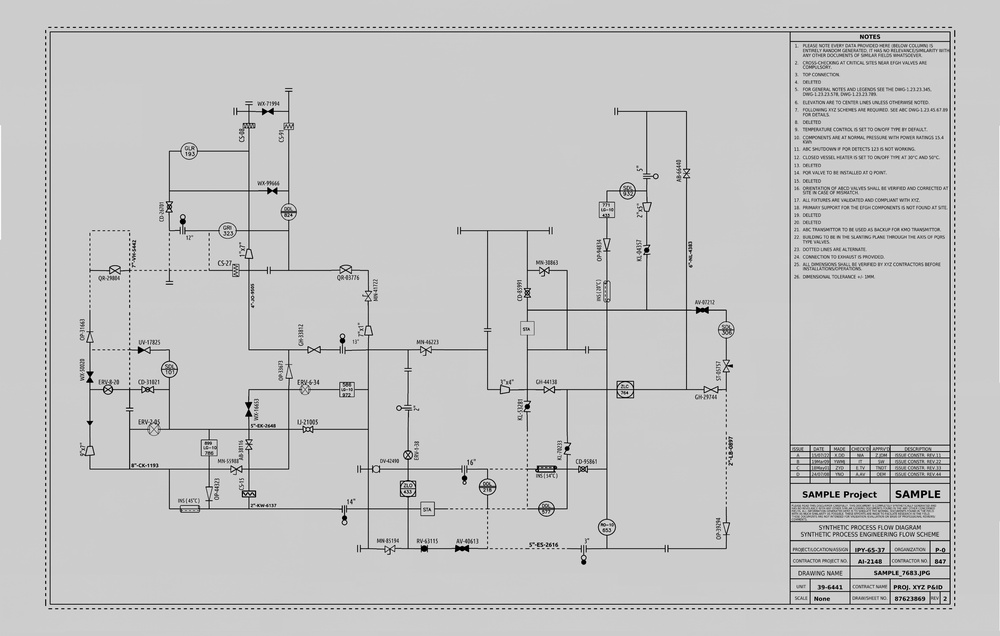
#> input picture images/0.jpg, 1000 x 636 px, shrunk from 7168 x 4561 before the run
$ python PID_ID_Shapes.py
#> lines starting #> are read from the running program, lines starting #| are printed output that depends on the picture; after the words box and inside, x2 and y2 are one past the last pixel; in counts of white or black regions, pixels touching at a corner belong together
#https://pbpython.com/python-word-template.html
#Import opencv for shape recognition
import cv2
#Import numpy for array manipulation
import numpy as np
#Import matplotlib for plotting
import matplotlib.pyplot as plt
#Import pandas for data manipulation
import pandas as pd
#Import os for file manipulation
import os
#Import sys for system manipulation
import sys
#Import re for regular expressions
import re
#Import datetime for date manipulation
import datetime

import tkinter as tk
from tkinter import filedialog
from tkinter import messagebox
class ShapeDetector:
	def __init__(self):
		pass
	def detect(self, c):
		# initialize the shape name and approximate the contour
		shape = "unidentified"
		peri = cv2.arcLength(c, True)
		approx = cv2.approxPolyDP(c, 0.04 * peri, True)
		# if the shape is a triangle, it will have 3 vertices
		if len(approx) == 3:
			shape = "triangle"
		# if the shape has 4 vertices, it is either a square or
		# a rectangle
		elif len(approx) == 4:
			# compute the bounding box of the contour and use the
			# bounding box to compute the aspect ratio
			(x, y, w, h) = cv2.boundingRect(approx)
			ar = w / float(h)
			# a square will have an aspect ratio that is approximately
			# equal to one, otherwise, the shape is a rectangle
			shape = "square" if ar >= 0.95 and ar <= 1.05 else "rectangle"
		# if the shape is a pentagon, it will have 5 vertices
		elif len(approx) == 5:
			shape = "pentagon"
		# otherwise, we assume the shape is a circle
		else:
			shape = "circle"
		# return the name of the shape
		return shape


#Define a function called "PreProcess" which is intended to take an image and convert it to grayscale, blur it, and threshold it
def PreProcess(image):
    #Convert the image to grayscale
    gray = cv2.cvtColor(image, cv2.COLOR_BGR2GRAY)
    #Blur the image
    blur = cv2.GaussianBlur(gray, (5, 5), 0)
    #Threshold the image
    thresh=cv2.adaptiveThreshold(blur,255,cv2.ADAPTIVE_THRESH_GAUSSIAN_C,cv2.THRESH_BINARY,11,2)
    #thresh = cv2.threshold(blur, 60, 255, cv2.THRESH_BINARY)[1]
    return thresh

#Set the path to the image
root = tk.Tk()
root.withdraw()
messagebox.showinfo("FHX Parser", "Please select the input pdf image")
file_path = filedialog.askopenfilename()
#> the answer given: images/0.jpg

#Break the image into a grid , with 50% overlap horizontally and vertically
#Load the image
image = cv2.imread(file_path)
#> image is the input picture: shape (636, 1000, 3); min 0, max 255, mean 197.3
#Get the height and width of the image
(h, w) = image.shape[:2]
#> h = 636; w = 1000
#Set the number of rows and columns
rows = 4
cols = 4
#Set the cell width and height
cellW = int(w / cols)
#> cellW = 250
cellH = int(h / rows)
#> cellH = 159
#Set the overlap
overlap = 0.5
#Set the horizontal and vertical overlap
overlapW = int(cellW * overlap)
#> overlapW = 125
overlapH = int(cellH * overlap)
#> overlapH = 79
#Set the number of horizontal and vertical cells
numX = int((w - overlapW) / (cellW - overlapW))
#> numX = 7
numY = int((h - overlapH) / (cellH - overlapH))
#> numY = 6
#Set the number of cells
numCells = numX * numY
#> numCells = 42

#Create a list to hold the images
images = []
#Loop over the rows
for y in range(0, numY):
    print(y)
    #Loop over the columns
    for x in range(0, numX):
        #Get the starting and ending coordinates of the current cell
        startX = int(x * (cellW - overlapW))
        startY = int(y * (cellH - overlapH))
        endX = int(startX + cellW)
        endY = int(startY + cellH)
        #print(startX, startY, endX, endY)
        #Add the cell to the list of images
        images.append(image[startY:endY, startX:endX])

        #Export the images to a folder
        #Create a folder to hold the images in the root
        folder = os.path.join(os.path.dirname(file_path), 'images')
        #If the folder does not exist, create it
        if not os.path.exists(folder):
            os.makedirs(folder)
        #Create a list of the images
        image_list = images
#> after the loop, images = 42 items
        #print(len(image_list))
        #Loop over the images
for i in range(len(image_list)):
    #Get the image
    image = image_list[i]
    #Get the image name
    image_name = 'image_' + str(i) + '.png'
    #Get the image path
    image_path = os.path.join(folder, image_name)
    #Save the image
    cv2.imwrite(image_path, image)
#> this loop made 42 passes
#> pass 1, `cv2.imwrite(image_path, image)`:
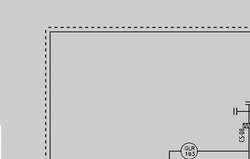
#> saved as image_0.png: shape (159, 250, 3); min 12, max 255, mean 201
#> pass 2, `cv2.imwrite(image_path, image)`:
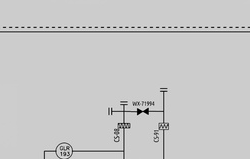
#> saved as image_1.png: shape (159, 250, 3); min 0, max 242, mean 200.2


#Loop through the images in image_path, and highlight +label shapes
for i in range(len(image_list)):
    print(i)
    image = image_list[i]
    #Preprocess the image
    thresh = PreProcess(image)
    #Find contours in the thresholded image
    cnts = cv2.findContours(thresh.copy(), cv2.RETR_EXTERNAL, cv2.CHAIN_APPROX_SIMPLE)
    cnts = cnts[0] if len(cnts) == 2 else cnts[1]
    #Initialize the shape detector
    sd = ShapeDetector()
    #Loop over the contours
    for c in cnts:
        #Compute the center of the contour
        M = cv2.moments(c)
        #Check if M["m00"] is not zero - prevents ShapeDetector from erroring out if no shapes in image
        if M["m00"] != 0:
            cX = int((M["m10"] / M["m00"]) * 1)
            cY = int((M["m01"] / M["m00"]) * 1)
            #Detect the shape of the contour and label the contour
            shape = sd.detect(c)
            #Draw the contour and center of the shape on the image
            cv2.drawContours(image, [c], -1, (0, 255, 0), 2)
            cv2.putText(image, shape, (cX, cY), cv2.FONT_HERSHEY_SIMPLEX, 0.5, (255, 255, 255), 2)
    #Export the images to a folder
    #Create a folder to hold the images in the root
    folder3 = os.path.join(os.path.dirname(file_path), 'images_3')
    #If the folder does not exist, create it
    if not os.path.exists(folder3):
        os.makedirs(folder3)
    #Create a list of the images
    image_list3 = images
    #print(len(image_list))
    #Loop over the images
    for i in range(len(image_list3)):
        #Get the image
        image = image_list3[i]
        #Get the image name
        image_name = 'image_' + str(i) + '.png'
        #Get the image path
        image_path = os.path.join(folder3, image_name)
        #Save the image
        cv2.imwrite(image_path, image)
#> this loop made 42 passes
#> pass 1, in PreProcess, `blur = cv2.GaussianBlur(gray, (5, 5), 0)`:
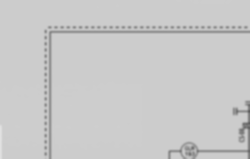
#> blur: shape (159, 250); min 90, max 225, mean 201
#> pass 1, in PreProcess, `thresh=cv2.adaptiveThreshold(blur,255,cv2.ADAPTIVE_THRESH_GAUSSIAN_C,c..`:
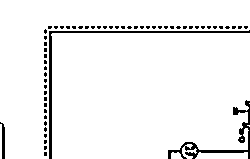
#> thresh: shape (159, 250); 94.7% white; 57 black regions (54 under 20 px), largest, box (x1, y1, x2, y2) and area: (49, 30, 250, 159) 779, (168, 100, 250, 159) 641, (0, 122, 5, 159) 106
#> pass 1, `cv2.imwrite(image_path, image)`:
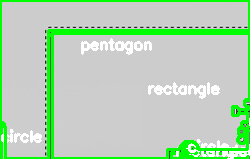
#> saved as image_0.png: shape (159, 250, 3); mean B, G, R 181.8, 210.9, 181.8
#> after the loop:
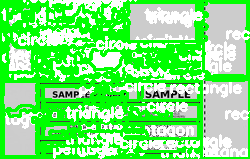
#> image: shape (159, 250, 3); mean B, G, R 119.2, 238.5, 119.2

$ run again, on images/10.jpg
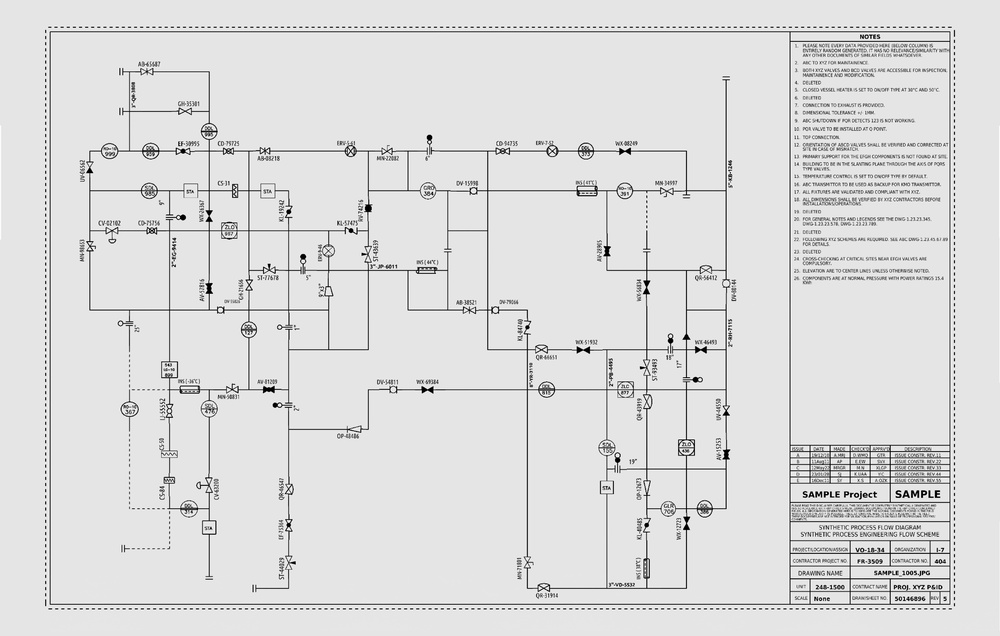
#> input picture images/10.jpg, 1000 x 636 px, shrunk from 7168 x 4561 before the run
#> image is the input picture: shape (636, 1000, 3); min 0, max 255, mean 220.3
#> after the loop `for y in range(0, numY):`: images = 42 items
#> the loop `for i in range(len(image_list)):` made 42 passes
#> pass 1, in PreProcess, `thresh=cv2.adaptiveThreshold(blur,255,cv2.ADAPTIVE_THRESH_GAUSSIAN_C,c..`:
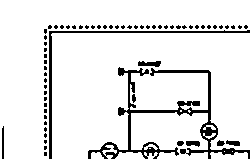
#> thresh: shape (159, 250); 90.2% white; 63 black regions (54 under 20 px), largest, box (x1, y1, x2, y2) and area: (88, 67, 250, 159) 2115, (49, 30, 250, 159) 782, (138, 61, 161, 67) 100
#> after the loop `for i in range(len(image_list)):`:
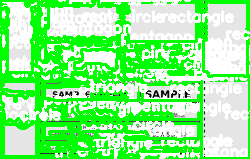
#> image: shape (159, 250, 3); mean B, G, R 141.1, 246.4, 141.1

$ run again, on images/11.jpg
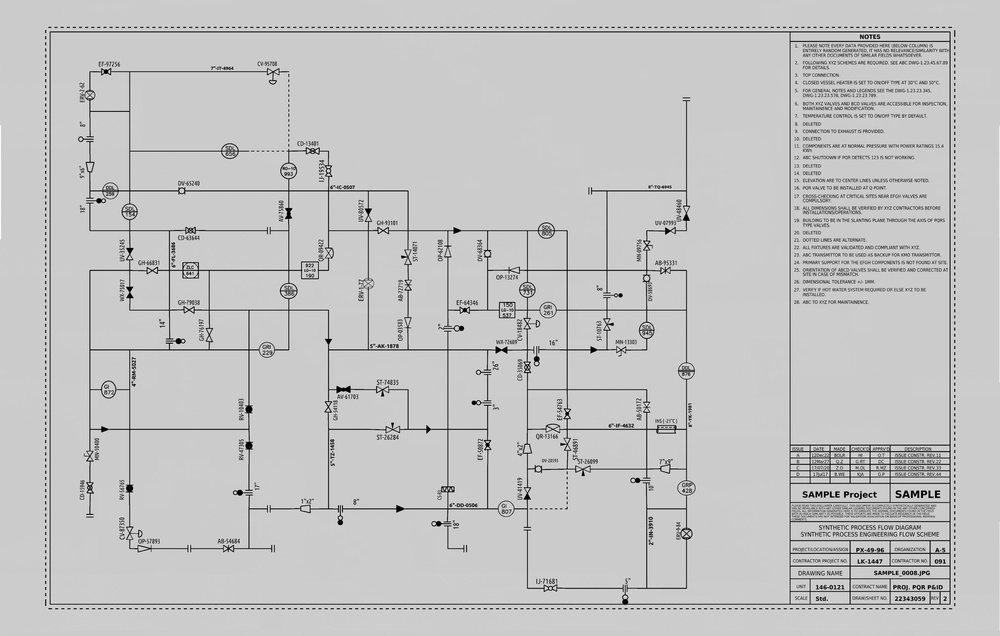
#> input picture images/11.jpg, 1000 x 636 px, shrunk from 7168 x 4561 before the run
#> image is the input picture: shape (636, 1000, 3); min 0, max 255, mean 195.4
#> after the loop `for y in range(0, numY):`: images = 42 items
#> the loop `for i in range(len(image_list)):` made 42 passes
#> pass 1, in PreProcess, `thresh=cv2.adaptiveThreshold(blur,255,cv2.ADAPTIVE_THRESH_GAUSSIAN_C,c..`:
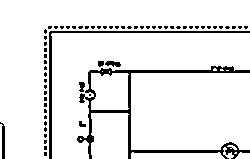
#> thresh: shape (159, 250); 91.4% white; 62 black regions (55 under 20 px), largest, box (x1, y1, x2, y2) and area: (77, 66, 250, 159) 1773, (49, 31, 250, 159) 777, (0, 122, 5, 159) 106
#> after the loop `for i in range(len(image_list)):`:
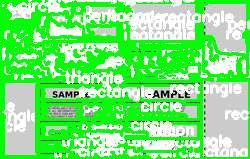
#> image: shape (159, 250, 3); mean B, G, R 122.2, 239.3, 122.2

$ run again, on images/12.jpg
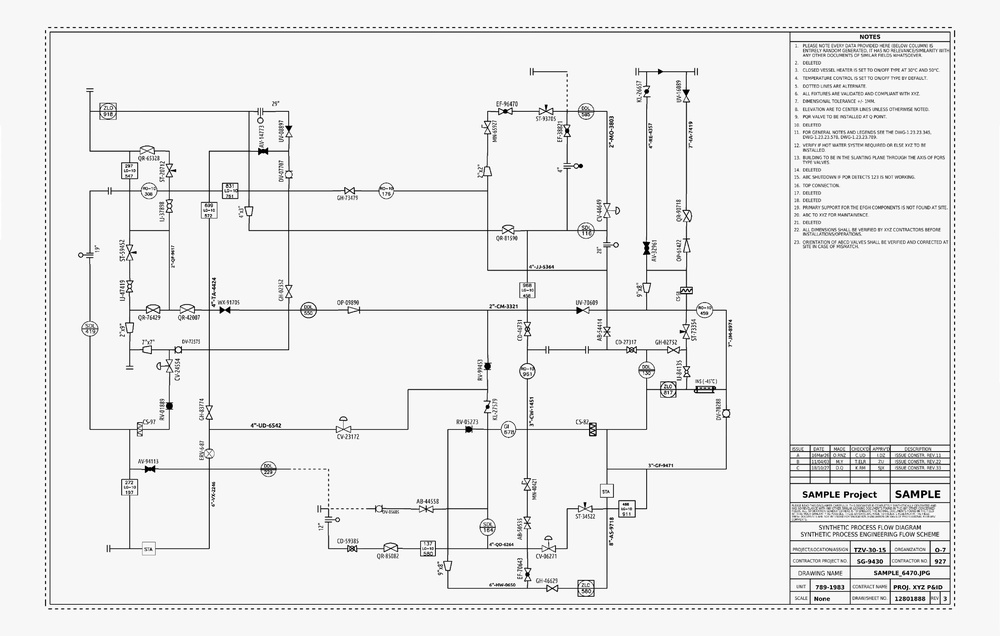
#> input picture images/12.jpg, 1000 x 636 px, shrunk from 7168 x 4561 before the run
#> image is the input picture: shape (636, 1000, 3); min 0, max 255, mean 237.5
#> after the loop `for y in range(0, numY):`: images = 42 items
#> the loop `for i in range(len(image_list)):` made 42 passes
#> pass 1, in PreProcess, `thresh=cv2.adaptiveThreshold(blur,255,cv2.ADAPTIVE_THRESH_GAUSSIAN_C,c..`:
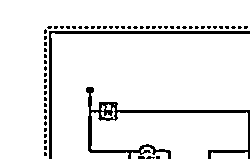
#> thresh: shape (159, 250); 92.3% white; 59 black regions (56 under 20 px), largest, box (x1, y1, x2, y2) and area: (86, 87, 250, 159) 1437, (49, 31, 250, 159) 971, (138, 156, 145, 159) 20
#> after the loop `for i in range(len(image_list)):`:
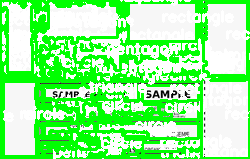
#> image: shape (159, 250, 3); mean B, G, R 148.1, 249.3, 148.1
